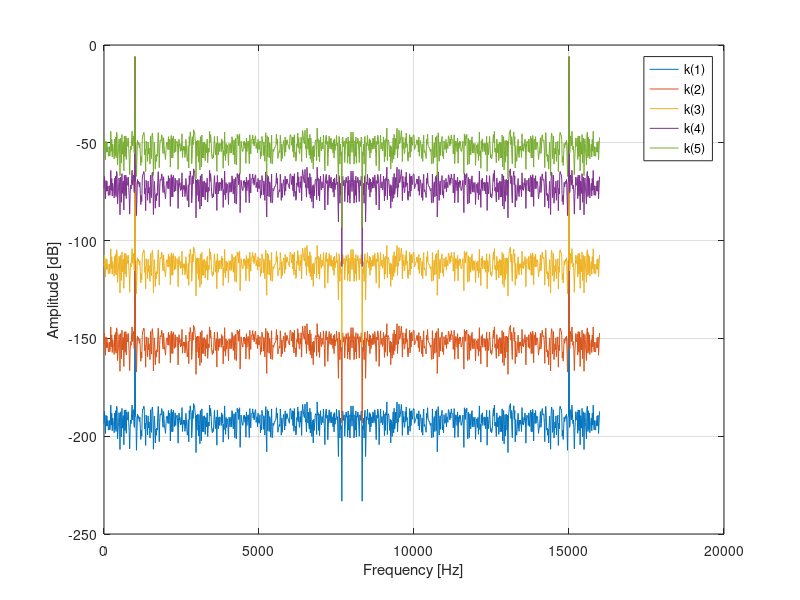

MATLAB code for this plot:
%% TARGET
% Plot the frequency response of the signal $x[n]$ by using the FFT
% function.
% 
% The parameters are:
% * x[n] = cos(2*pi*Fc*n*Ts) + k*w[n]
% * F_0 =  1 [kHz]
% * F_s = 16 [kHz]
% * k=[1e-8, 1e-6, 1e-4, 1e-2, 1e-1]
%
% *Suggestions*
%   1) FFT Function (https://it.mathworks.com/help/matlab/ref/fft.html)
% 
%       Y = fft(X) computes the discrete Fourier transform (DFT) of X using
%       a fast Fourier transform (FFT) algorithm.
%       * If X is a vector, then fft(X) returns the Fourier transform of
%         the vector.
%       * If X is a matrix, then fft(X) treats the columns of X as vectors
%         and returns
%         the Fourier transform of each column.
%       * If X is a multidimensional array, then fft(X) treats the values
%         along the first array dimension whose size does not equal 1 as
%         vectors and returns the Fourier transform of each vector.
%
% 

%% Clear everything
clc;        % 'clc' clears all the text from the Command Window
clear;      % 'clear' removes all variables from the current workspace
close all;  % 'close all' deletes all figures whose handles are not hidden.

%% Parameters
len = 2^10;
F0 = 1e3;
Fs = 16e3;
Ts = 1/Fs;
k=[1e-8, 1e-6, 1e-4, 1e-2, 1e-1];

%% Exercise
x = cos(2*pi*F0/Fs*(0:len-1)).';    % It is a column
w = randn(len,1);                   % Size: (Row,Col) = (1024,1)

% Initialization of the matrix X. The latter contains the signal x plus
% noise with different values of k.
X = zeros(len, length(k));          % Size: (Row,Col) = (1024,5)

for i=1:length(k)
    X(:,i) = x + k(i) * w;
end

% When the fft function processes an array, fft is evaluated for each
% column.
Xf = fft(X)/size(X,1);              % Size: (Row,Col) = (1024,5)
Xf_abs = abs(Xf);
Xf_abs_dB = mag2db(Xf_abs);

%% Figure

% Frequency vector for the plot
f_ax = (0:len-1)/len * Fs;

figure
plot(f_ax, Xf_abs_dB)
grid on
legend('k(1)','k(2)','k(3)','k(4)','k(5)')
xlabel('Frequency [Hz]')
ylabel('Amplitude [dB]')
